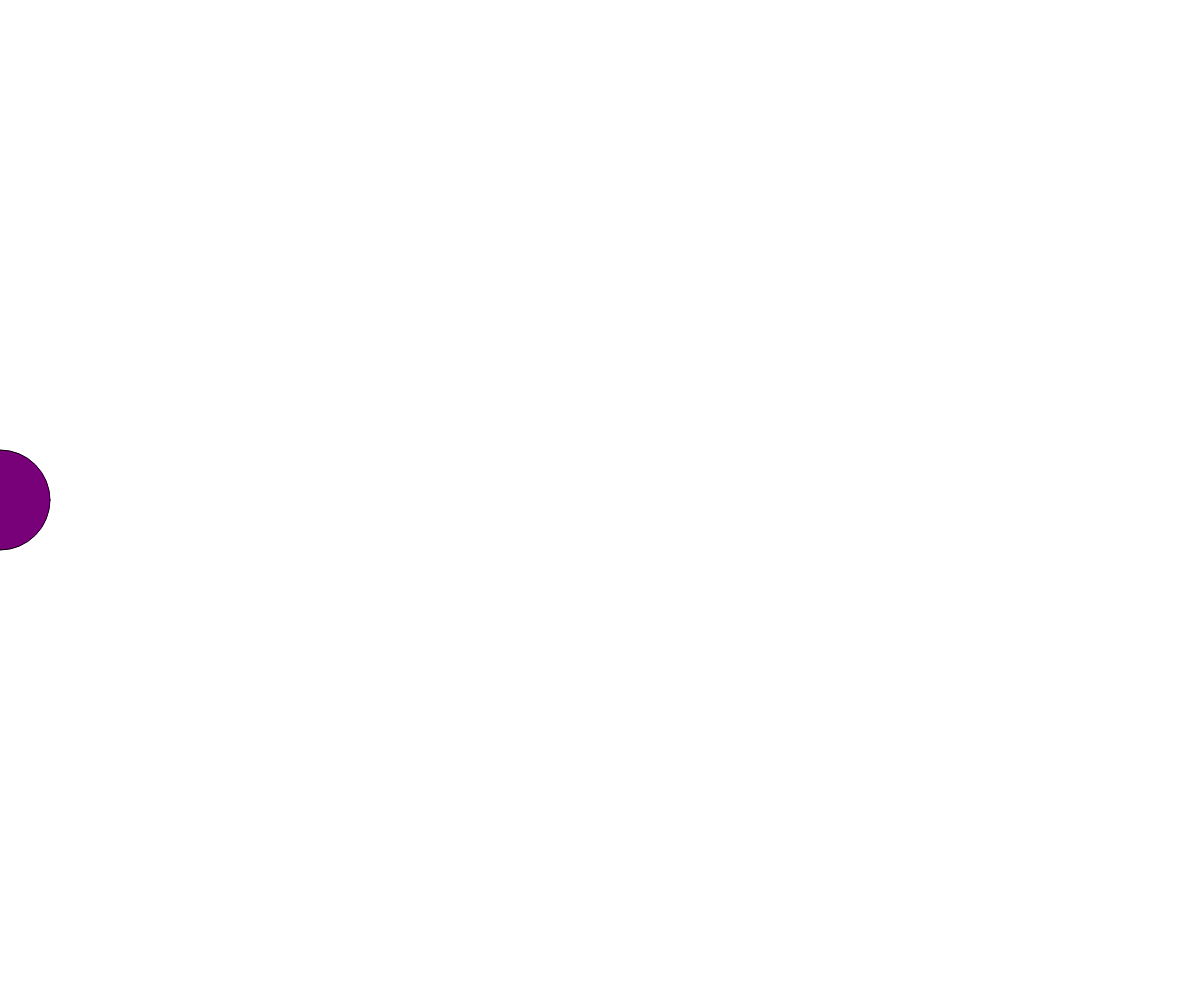
Frame 1 (no input)
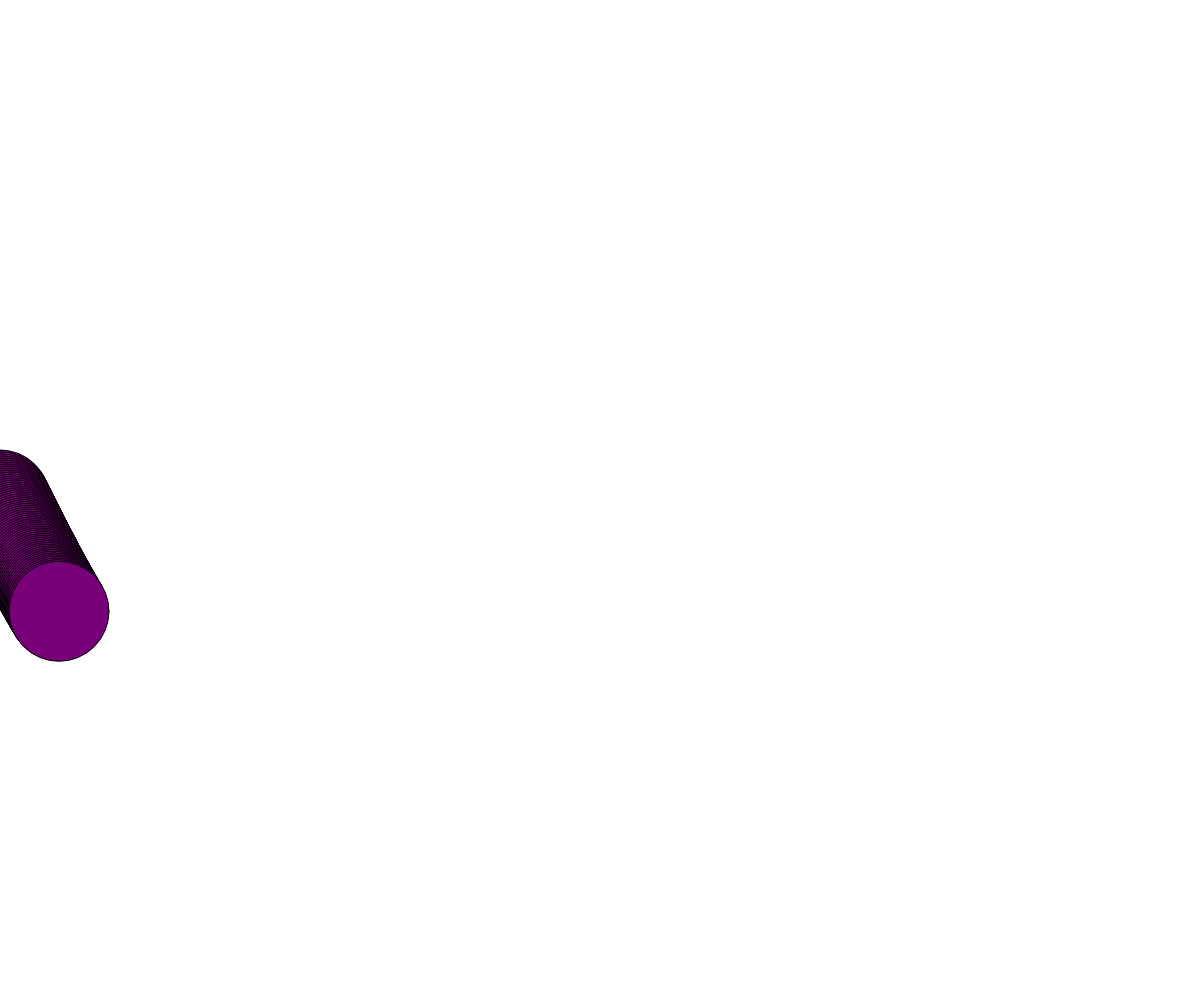
Frame 60 (no input)
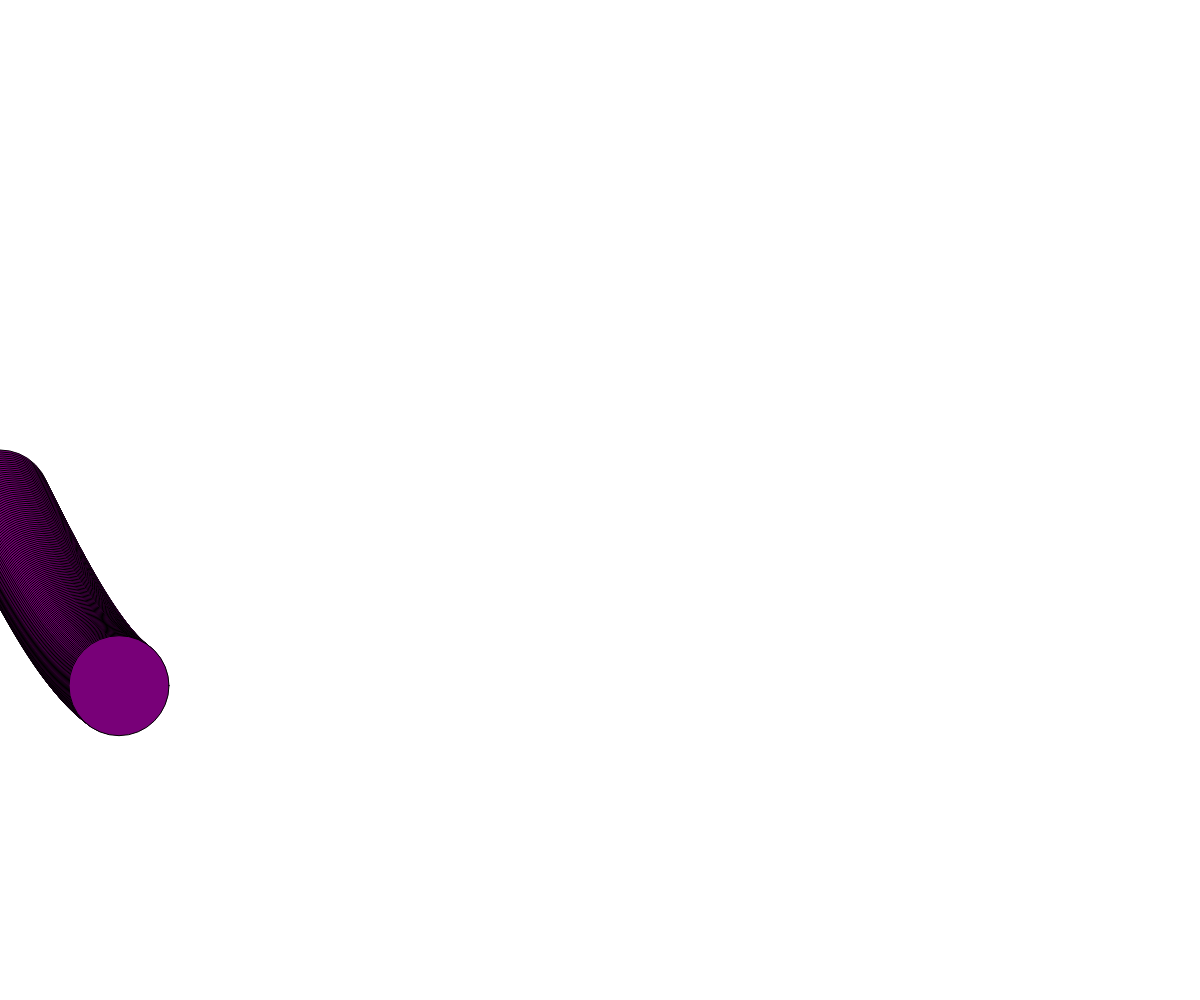
Frame 120 (the mouse pressed at the canvas centre since frame 60)

The p5.js sketch that drew these frames (run headless with seeded random() and noise() and a simulated clock; from frame 60 on, the mouse is pressed at the canvas centre):

// p5.js sketch
// ── sketch.js
const canvasWidth = window.innerWidth
const canvasHeight = window.innerHeight
const waveHeight = 200
let circle
let angle = 0

function setup(){
    createCanvas(canvasWidth, canvasHeight)
    circle = createCircle()
}

function draw(){
    //background(30)
    updateCircle(circle, angle)
    drawCircle(circle)
    angle += 0.01
}


const updateCircle = (circle) => {
    circle.x = angle * 100
    circle.y = sin(angle) * waveHeight + canvasHeight/2


}


const createCircle =() => {
    return {
        x: canvasWidth/2,
        y: canvasHeight/2,
        size: 100,
        color: [120, 0, 120],
    }
}

const drawCircle = (circle) => {
    fill(circle.color)
    ellipse(circle.x, circle.y, circle.size)
}

//1014
